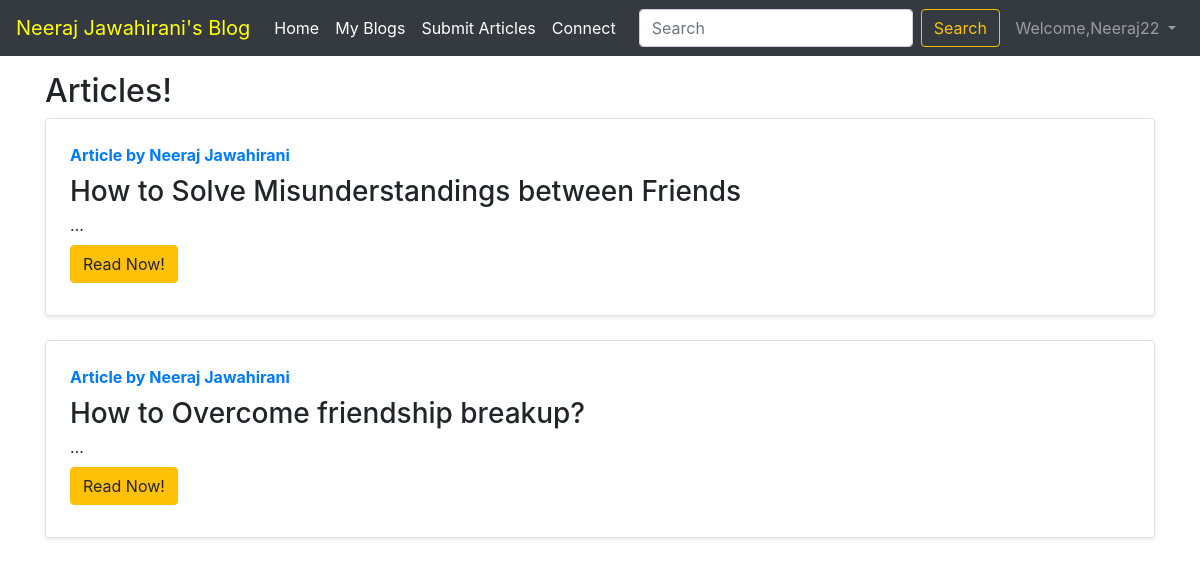
Page /blog/ (signed in) on the committed database.
### blog/models.py (models this page shows, shortened)
class Post(models.Model):
    sno = models.AutoField(primary_key=True)
    title = models.CharField(max_length=255)
    author = models.CharField(max_length=100)
    slug = models.CharField(max_length=100)
    content = models.TextField()
    timeStamp = models.DateTimeField(blank=True)

### blog/views.py (the view)
# urls.py: path('', views.blogHome, name='blogHome'),
def blogHome(request):
    allPosts = Post.objects.all()
    context={'allPosts': allPosts}
    return render(request, 'blog/blogHome.html', context)

### templates/blog/blogHome.html (shortened to what this page needs)
{% extends 'base.html'%}
{% block body %}
<div class="container mx-4, my-3">
    <h2>Articles!</h2>
    {% for post in allPosts %}
      <div class="row no-gutters border rounded overflow-hidden flex-md-row mb-4 shadow-sm h-md-250 position-relative">
        <div class="col p-4 d-flex flex-column position-static">
          <strong class="d-inline-block mb-2 text-primary">Article by {{post.author}}</strong>
          <h3 class="mb-0">{{post.title}}</h3>
          <p class="card-text mb-auto">{{post.content| truncatechars:0 | safe}}</p>
         <div class=my-2>
          <a href="/blog/{{post.slug}}" role="button "class="btn btn-warning">Read Now!</a>
         </div>
        </div>
      </div>
{% endfor %}
</div>
{% endblock body %}

### templates/base.html (shortened to what this page needs)
<!doctype html>
<html lang="en">
  <head>
    <link rel="stylesheet" href="https://stackpath.bootstrapcdn.com/bootstrap/4.5.2/css/bootstrap.min.css">
  </head>
  <body>
    <nav class="navbar navbar-expand-lg navbar-dark bg-dark">
  <a class="navbar-brand"  href="/" style="color:Yellow">Neeraj Jawahirani's Blog</a>
  <div class="collapse navbar-collapse" id="navbarSupportedContent">
    <ul class="navbar-nav mr-auto">
      <li class="nav-item active">
        <a class="nav-link" href="/">Home <span class="sr-only">(current)</span></a>
      </li>
      <li class="nav-item active">
        <a class="nav-link" href="/blog">My Blogs<span class="sr-only">(current)</span></a>
      </li>
      <li class="nav-item active">
        <a class="nav-link" href="/article">Submit Articles <span class="sr-only">(current)</span></a>
      </li>
      <li class="nav-item active">
        <a class="nav-link" href="/contact">Connect <span class="sr-only">(current)</span></a>
      </li>
    </ul>
    <form method="get" action="/search" class="form-inline my-2 my-lg-0 ml-auto">
      <input class="form-control mr-sm-2"  type="search" placeholder="Search" aria-label="Search" name="query" id="query">
      <button class="btn btn-outline-warning my-2 my-sm-0 ml-auto" type="submit">Search</button>
    </form>
    {% if user.is_authenticated %}
    <ul class="navbar-nav ml-auto">
    <li class="nav-item dropdown">
        <a class="nav-link dropdown-toggle" href="#" id="navbarDropdown" role="button" data-toggle="dropdown" aria-haspopup="true" aria-expanded="false">
              Welcome,{{request.user}}
        </a>
      </li>
    </ul>
 {% endif %}
  </div>
</nav>
{% block body %}
{%endblock body %}
  </body>
</html>

### rows in the picture
Post: author "Neeraj Jawahirani", title "How to Solve Misunderstandings between Friends", content "…"
Post: author "Neeraj Jawahirani", title "How to Overcome friendship breakup?", content "…"

### other values in the picture
{{ request.user }} "Neeraj22"
